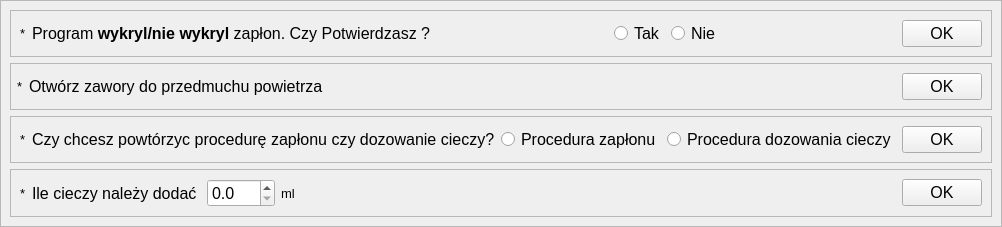
<?xml version="1.0" encoding="UTF-8"?>
<ui version="4.0">
 <class>NowyTest_7</class>
 <widget class="TestPage" name="NowyTest_7">
  <property name="geometry">
   <rect>
    <x>0</x>
    <y>0</y>
    <width>763</width>
    <height>207</height>
   </rect>
  </property>
  <property name="font">
   <font>
    <pointsize>12</pointsize>
   </font>
  </property>
  <property name="title" stdset="0">
   <string>Czyności poeksplozyjne</string>
  </property>
  <property name="subTitle" stdset="0">
   <string>Sprawdzenie czy miał miejsce zapłon, w zależności od tego faktu podjęcie kolejnych kroków procedury</string>
  </property>
  <property name="buttonName" stdset="0">
   <string>Dalej</string>
  </property>
  <layout class="QVBoxLayout" name="verticalLayout">
   <property name="spacing">
    <number>0</number>
   </property>
   <property name="leftMargin">
    <number>0</number>
   </property>
   <property name="topMargin">
    <number>0</number>
   </property>
   <property name="rightMargin">
    <number>0</number>
   </property>
   <property name="bottomMargin">
    <number>0</number>
   </property>
   <item>
    <widget class="QFrame" name="frame_all">
     <property name="font">
      <font>
       <pointsize>10</pointsize>
      </font>
     </property>
     <property name="frameShape">
      <enum>QFrame::StyledPanel</enum>
     </property>
     <property name="frameShadow">
      <enum>QFrame::Raised</enum>
     </property>
     <layout class="QVBoxLayout" name="verticalLayout_2">
      <item>
       <widget class="QFrame" name="frame_1">
        <property name="frameShape">
         <enum>QFrame::StyledPanel</enum>
        </property>
        <property name="frameShadow">
         <enum>QFrame::Raised</enum>
        </property>
        <layout class="QHBoxLayout" name="horizontalLayout">
         <item>
          <widget class="QLabel" name="arrow_1">
           <property name="text">
            <string>*</string>
           </property>
          </widget>
         </item>
         <item>
          <widget class="QLabel" name="text_1">
           <property name="font">
            <font>
             <pointsize>12</pointsize>
            </font>
           </property>
           <property name="text">
            <string>&lt;html&gt;&lt;head/&gt;&lt;body&gt;&lt;p&gt;Program &lt;span style=&quot; font-weight:700;&quot;&gt;wykryl/nie wykryl&lt;/span&gt; zapłon. Czy Potwierdzasz ?&lt;/p&gt;&lt;/body&gt;&lt;/html&gt;</string>
           </property>
           <property name="textFormat">
            <enum>Qt::RichText</enum>
           </property>
          </widget>
         </item>
         <item>
          <spacer name="horizontalSpacer">
           <property name="orientation">
            <enum>Qt::Horizontal</enum>
           </property>
           <property name="sizeHint" stdset="0">
            <size>
             <width>40</width>
             <height>20</height>
            </size>
           </property>
          </spacer>
         </item>
         <item>
          <widget class="QRadioButton" name="rb1_yes">
           <property name="font">
            <font>
             <pointsize>12</pointsize>
            </font>
           </property>
           <property name="text">
            <string>Tak</string>
           </property>
          </widget>
         </item>
         <item>
          <widget class="QRadioButton" name="rb1_no">
           <property name="font">
            <font>
             <pointsize>12</pointsize>
            </font>
           </property>
           <property name="text">
            <string>Nie</string>
           </property>
          </widget>
         </item>
         <item>
          <spacer name="horizontalSpacer_2">
           <property name="orientation">
            <enum>Qt::Horizontal</enum>
           </property>
           <property name="sizeHint" stdset="0">
            <size>
             <width>40</width>
             <height>20</height>
            </size>
           </property>
          </spacer>
         </item>
         <item>
          <widget class="QPushButton" name="pbOK_1">
           <property name="font">
            <font>
             <pointsize>12</pointsize>
            </font>
           </property>
           <property name="text">
            <string>OK</string>
           </property>
          </widget>
         </item>
        </layout>
       </widget>
      </item>
      <item>
       <widget class="QFrame" name="frame_2">
        <property name="frameShape">
         <enum>QFrame::StyledPanel</enum>
        </property>
        <property name="frameShadow">
         <enum>QFrame::Raised</enum>
        </property>
        <layout class="QHBoxLayout" name="horizontalLayout_2">
         <property name="leftMargin">
          <number>6</number>
         </property>
         <item>
          <widget class="QLabel" name="arrow_2">
           <property name="text">
            <string>*</string>
           </property>
          </widget>
         </item>
         <item>
          <widget class="QLabel" name="txt_2">
           <property name="font">
            <font>
             <pointsize>12</pointsize>
            </font>
           </property>
           <property name="text">
            <string>Otwórz zawory do przedmuchu powietrza</string>
           </property>
          </widget>
         </item>
         <item>
          <spacer name="horizontalSpacer_3">
           <property name="orientation">
            <enum>Qt::Horizontal</enum>
           </property>
           <property name="sizeHint" stdset="0">
            <size>
             <width>40</width>
             <height>20</height>
            </size>
           </property>
          </spacer>
         </item>
         <item>
          <widget class="QPushButton" name="pbOK_2">
           <property name="font">
            <font>
             <pointsize>12</pointsize>
            </font>
           </property>
           <property name="text">
            <string>OK</string>
           </property>
          </widget>
         </item>
        </layout>
       </widget>
      </item>
      <item>
       <widget class="QFrame" name="frame_3">
        <property name="frameShape">
         <enum>QFrame::StyledPanel</enum>
        </property>
        <property name="frameShadow">
         <enum>QFrame::Raised</enum>
        </property>
        <layout class="QHBoxLayout" name="horizontalLayout_3">
         <item>
          <widget class="QLabel" name="arrow_3">
           <property name="text">
            <string>*</string>
           </property>
          </widget>
         </item>
         <item>
          <widget class="QLabel" name="text_3">
           <property name="font">
            <font>
             <pointsize>12</pointsize>
            </font>
           </property>
           <property name="text">
            <string>Czy chcesz powtórzyc procedurę zapłonu czy dozowanie cieczy?</string>
           </property>
          </widget>
         </item>
         <item>
          <spacer name="horizontalSpacer_5">
           <property name="orientation">
            <enum>Qt::Horizontal</enum>
           </property>
           <property name="sizeHint" stdset="0">
            <size>
             <width>40</width>
             <height>20</height>
            </size>
           </property>
          </spacer>
         </item>
         <item>
          <widget class="QRadioButton" name="rb3_zaplon">
           <property name="font">
            <font>
             <pointsize>12</pointsize>
            </font>
           </property>
           <property name="text">
            <string>Procedura zapłonu</string>
           </property>
          </widget>
         </item>
         <item>
          <widget class="QRadioButton" name="rb3_ciecz">
           <property name="font">
            <font>
             <pointsize>12</pointsize>
            </font>
           </property>
           <property name="text">
            <string>Procedura dozowania cieczy</string>
           </property>
          </widget>
         </item>
         <item>
          <spacer name="horizontalSpacer_4">
           <property name="orientation">
            <enum>Qt::Horizontal</enum>
           </property>
           <property name="sizeHint" stdset="0">
            <size>
             <width>40</width>
             <height>20</height>
            </size>
           </property>
          </spacer>
         </item>
         <item>
          <widget class="QPushButton" name="pbOK_3">
           <property name="font">
            <font>
             <pointsize>12</pointsize>
            </font>
           </property>
           <property name="text">
            <string>OK</string>
           </property>
          </widget>
         </item>
        </layout>
       </widget>
      </item>
      <item>
       <widget class="QFrame" name="frame_4">
        <property name="frameShape">
         <enum>QFrame::StyledPanel</enum>
        </property>
        <property name="frameShadow">
         <enum>QFrame::Raised</enum>
        </property>
        <layout class="QHBoxLayout" name="horizontalLayout_5">
         <item>
          <widget class="QLabel" name="arrow_4">
           <property name="text">
            <string>*</string>
           </property>
          </widget>
         </item>
         <item>
          <widget class="QLabel" name="label_2">
           <property name="font">
            <font>
             <pointsize>12</pointsize>
            </font>
           </property>
           <property name="text">
            <string>Ile cieczy należy dodać </string>
           </property>
          </widget>
         </item>
         <item>
          <widget class="QDoubleSpinBox" name="cbCiecz">
           <property name="font">
            <font>
             <pointsize>12</pointsize>
            </font>
           </property>
           <property name="decimals">
            <number>1</number>
           </property>
           <property name="singleStep">
            <double>0.100000000000000</double>
           </property>
          </widget>
         </item>
         <item>
          <widget class="QLabel" name="label">
           <property name="text">
            <string>ml</string>
           </property>
          </widget>
         </item>
         <item>
          <spacer name="horizontalSpacer_6">
           <property name="orientation">
            <enum>Qt::Horizontal</enum>
           </property>
           <property name="sizeHint" stdset="0">
            <size>
             <width>40</width>
             <height>20</height>
            </size>
           </property>
          </spacer>
         </item>
         <item>
          <widget class="QPushButton" name="pbOk_4">
           <property name="font">
            <font>
             <pointsize>12</pointsize>
            </font>
           </property>
           <property name="text">
            <string>OK</string>
           </property>
          </widget>
         </item>
        </layout>
       </widget>
      </item>
      <item>
       <spacer name="verticalSpacer">
        <property name="orientation">
         <enum>Qt::Vertical</enum>
        </property>
        <property name="sizeHint" stdset="0">
         <size>
          <width>20</width>
          <height>40</height>
         </size>
        </property>
       </spacer>
      </item>
     </layout>
    </widget>
   </item>
  </layout>
 </widget>
 <customwidgets>
  <customwidget>
   <class>TestPage</class>
   <extends>QWidget</extends>
   <header>testpage.h</header>
   <container>1</container>
  </customwidget>
 </customwidgets>
 <resources/>
 <connections/>
</ui>
